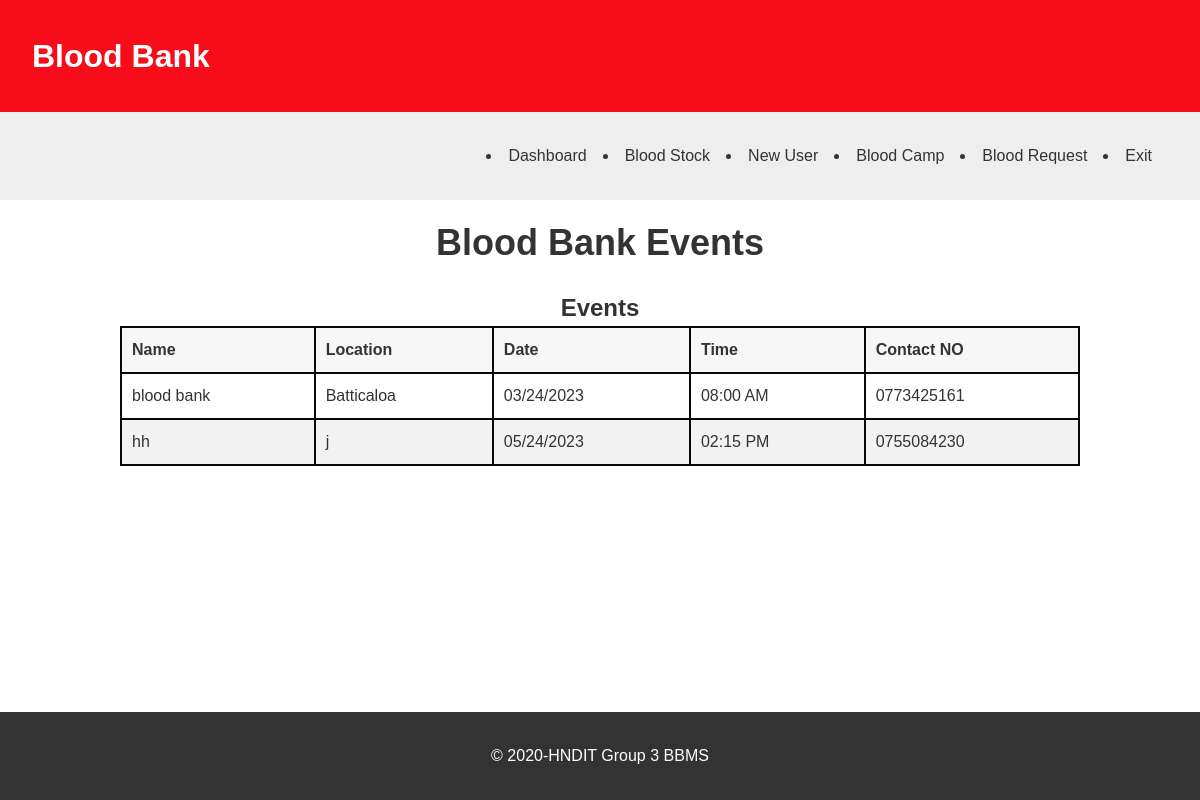
The app's page /user/eventview.php with its own data.
### tables this page shows
CREATE TABLE IF NOT EXISTS `events` (
  `id` int(11) NOT NULL AUTO_INCREMENT,
  `event_name` varchar(255) NOT NULL,
  `location` varchar(100) NOT NULL,
  `event_date` date NOT NULL,
  `event_time` time NOT NULL,
  `contact_no` varchar(20) NOT NULL,
  PRIMARY KEY (`id`)
);

### user/eventview.php (the view, shortened to what this page needs)
<!DOCTYPE html>
<html>
<head>
	<link rel="stylesheet" href="style/event.css">
	<link rel="stylesheet" href="style/dash copy.css">
</head>
<body>
    <header class="header">
      <h1>Blood Bank</h1>
    </header>
    <nav>
		<li><a href="index.php">Dashboard</a></li>
        <li><a href="store.php">Blood Stock</a></li>
        <li><a href="userReg.php">New User</a></li>
        <li><a href="eventview.php">Blood Camp</a></li>
        <li><a href="requestblood.php">Blood Request</a></li>
		<li><a href="logout.php">Exit</a></li>
    </nav>
    <h1 class="event">Blood Bank Events</h1>
	<h2>Events</h2>
	<main>
		<table>
			<thead>
				<tr>
					<th>Name</th>
                    <th>Location</th>
					<th>Date</th>
					<th>Time</th>
                    <th>Contact NO</th>
				</tr>
			</thead>
			<tbody>
				<?php
                    include "connection.php";
					$sql = "SELECT * FROM events";
			        $result = mysqli_query($conn, $sql);
                    if (mysqli_num_rows($result) > 0) {
					while($row = mysqli_fetch_assoc($result)) {
						echo "<tr>";
						echo "<td>" . $row['event_name'] . "</td>";
                        echo "<td>" . $row['location'] . "</td>";
						echo "<td>" . date('m/d/Y', strtotime($row['event_date'])) . "</td>";
						echo "<td>" . date('h:i A', strtotime($row['event_time'])) . "</td>";
                        echo "<td>" . $row['contact_no'] . "</td>";
						echo "</tr>";
					}
                } else {
                    echo "0 results";
                }
				?>
			</tbody>
		</table>
	</main>
    <footer class="footer">
      <p>&copy; 2020-HNDIT Group 3 BBMS </p>
    </footer>
</body>
</html>

### user/style/event.css (style rules this page uses)
body { font-family: Arial, sans-serif; font-size: 16px; line-height: 1.5; margin: 0; padding: 0; }
.event { font-size: 36px; font-weight: bold; text-align: center; margin-bottom: 20px; font-size: 36px; }
table { width: 80%; margin: 0 auto; border-collapse: collapse; }
th, td { padding: 10px; border: 2px solid #080808; text-align: left; }
th { background-color: #f7f7f7; font-weight: bold; }
tr:nth-child(even) { background-color: #f2f2f2; }
h1, h2 { margin-top: 0; }
h2 { text-align: center; }
main { flex: 1; }
.footer { position: fixed; left: 0; bottom: 0; width: 100%; text-align: center; }

### user/style/dash copy.css (style rules this page uses)
* { margin: 0; padding: 0; box-sizing: border-box; }
body { font-family: Arial, sans-serif; font-size: 16px; color: #333; display: flex; flex-direction: column; min-height: 100vh; }
header, nav, section, footer { padding: 1em; }
.header { background-color: #f70d1a; color: #fff; }
nav { background-color: #eee; margin-bottom: 1em; display: flex; justify-content: flex-end; }
nav li { margin-right: 1em; }
nav a { color: #333; text-decoration: none; }
footer { background-color: #333; color: #fff; text-align: center; padding: 1em; margin-top: auto; }
@media (min-width: 768px) { header, nav, section, footer { padding: 2em; } }

### records on screen
events: event_name "blood bank", location "Batticaloa", event_date "03/24/2023", event_time "08:00 AM", contact_no "0773425161"
events: event_name "hh", location "j", event_date "05/24/2023", event_time "02:15 PM", contact_no "0755084230"
